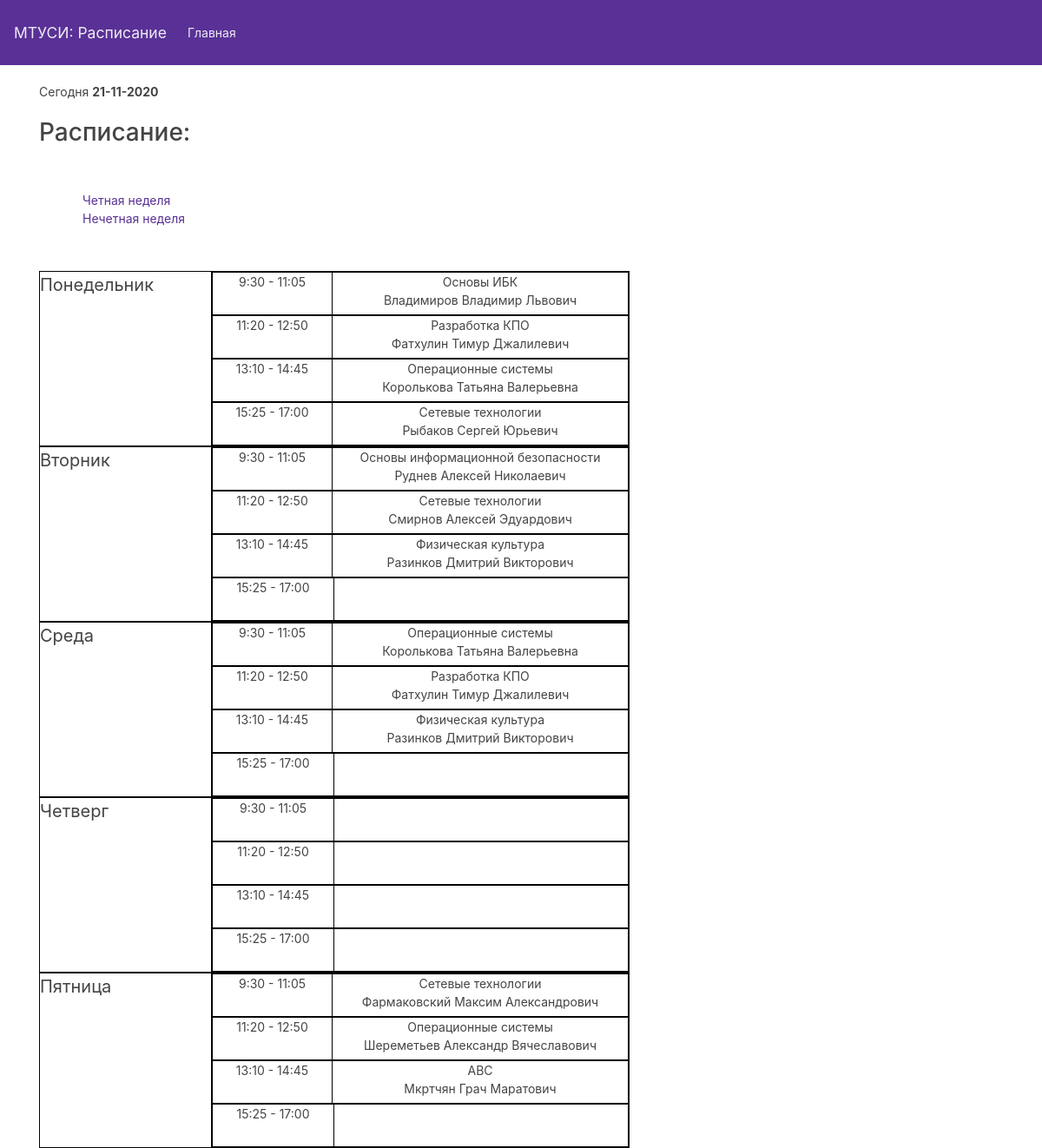
The page / on the database its author committed.
### Models/Subject.py (models this page shows)
class Subject(db.Model):
    __tablename__ = 'subject'
    id = db.Column(db.Integer, primary_key=True)
    subjects = db.Column(db.String(30), unique=True, nullable=False)

### Models/Lecturer.py (models this page shows)
class Lecturer(db.Model):
    __tablename__ = 'lecturer'
    id = db.Column(db.Integer, primary_key=True)
    lecturer = db.Column(db.String(30))

### Routes/Lecturers.py (the view)
@lecturers.route('/')
def index():
	today = datetime.date.today()
	days = ["Понедельник", "Вторник", "Среда", "Четверг", "Пятница"]
	trv = ['9:30 - 11:05','11:20 - 12:50','13:10 - 14:45','15:25 - 17:00']
	return render_template('index.html', curdate = today.strftime('%d-%m-%Y'), days = days, trvs = trv, lecturers=Lecturer.query.all(),subjects=Subject.query.all(),intervals=Interval.query.all(),groups=Group.query.all(),schedules=Schedule.query.all())

### templates/index.html (shortened to what this page needs)
<!DOCTYPE html>
<html lang="en">
<head>
    <link rel="stylesheet" type="text/css" href="/static/css/bootstrap.min.css">
</head>
<body>
    {% include "Nav.html" %}
    <div class="container">
        <div class="date">Сегодня <span class="todays">{{ curdate }}</span></div>
        <div class="table_content">
            <h2>Расписание:</h2>
                <div class="headd">
                <div>
                    <div><a href='#' class="chet">Четная неделя</a></div>
                    <div><a href='#' class="nechet">Нечетная неделя</a></div>
                </div>
                </div>
                {% for day in days %}
                        <div class="table-rows">
                        <div class="daydiv">{{ day }}</div>
                        <div class="flex-container">
                    {% for trv in trvs %}
                    <div class="kek">
                    <div class="time">{{ trv }}</div>
                        {% for schedule in schedules %}
                        {% if schedule.chetn == "Четная" %}
                        <div class="chet_ned show">
                            {% if schedule.day == day %}
                                    {% for interval in intervals %}
                                        {% if interval.id == schedule.interval_id and interval.interval == trv  %}
                                            <div class="subj_prep">
                                                <div class="subj">
                                                    {% for subject in subjects %}
                                                    {% if subject.id == schedule.subject_id %}
                                                        {{ subject.subjects }}
                                                    {% endif %}
                                                    {% endfor %}
                                                </div>
                                                <div>
                                                    {% for lecturer in lecturers %}
                                                    {% if lecturer.id == schedule.lecturer_id %}
                                                        {{ lecturer.lecturer }}
                                                    {% endif %}
                                                    {% endfor %}
                                                </div>
                                            </div>
                                        {% endif %}
                                    {% endfor %}
                            {% endif %}
                        </div>
                        {% endif %}
                        {% endfor %}
                    </div>
                        {% endfor %}
            </div>
                </div>
                {% endfor %}
        </div>
    </div>
</body>
</html>

### templates/Nav.html (shortened to what this page needs)
<nav class="navbar navbar-expand-lg navbar-dark bg-primary">
  <a class="navbar-brand" href="#">МТУСИ: Расписание</a>
  <div class="collapse navbar-collapse" id="navbarColor01">
    <ul class="navbar-nav mr-auto">
      <li class="nav-item active">
        <a class="nav-link" href="#">Главная <span class="sr-only">(current)</span></a>
      </li>
    </ul>
  </div>
</nav>

### templates/index.html (style rules this page uses)
.date { margin-top: 20px; margin-bottom: 20px; }
.todays { font-weight: bold; }
.flex-container { display: -webkit-flex; display: flex; flex-direction: column; }
.kek { display: -webkit-flex; display: flex; flex-direction: row; border: 1px solid black; height: 50px; width: 480px; }
.table-rows { display: -webkit-flex; display: flex; flex-direction: row; border: 1px solid black; width: 680px; }
.headd { margin: 50px; }
.daydiv { width: 200px; font-size: 20px; border-right: 1px solid black; }
.subj_prep { display: -webkit-flex; display: flex; flex-direction: column; align-self: center; width: 340px; text-align: center; }
.subj { text-align: center; }
.time { width: 140px; text-align: center; vertical-align: middle; border-right: 1px solid black; }

### rows shown on the page
Subject: subjects "Основы ИБК"
Lecturer: lecturer "Владимиров Владимир Львович"
Subject: subjects "Разработка КПО"
Lecturer: lecturer "Фатхулин Тимур Джалилевич"
Subject: subjects "Операционные системы"
Lecturer: lecturer "Королькова Татьяна Валерьевна"
Subject: subjects "Сетевые технологии"
Lecturer: lecturer "Рыбаков Сергей Юрьевич"
Subject: subjects "Основы информационной безопасности"
Lecturer: lecturer "Руднев Алексей Николаевич"
Lecturer: lecturer "Смирнов Алексей Эдуардович"
Subject: subjects "Физическая культура"
Lecturer: lecturer "Разинков Дмитрий Викторович"
Lecturer: lecturer "Фармаковский Максим Александрович"
Lecturer: lecturer "Шереметьев Александр Вячеславович"
Subject: subjects "АВС"
Lecturer: lecturer "Мкртчян Грач Маратович"

### other values the page prints
{{ day }} "Понедельник" "Вторник" "Среда" "Четверг" "Пятница"
{{ trv }} "9:30 - 11:05" "11:20 - 12:50" "13:10 - 14:45" "15:25 - 17:00" "9:30 - 11:05" "11:20 - 12:50" "13:10 - 14:45" "15:25 - 17:00" "9:30 - 11:05" "11:20 - 12:50" "13:10 - 14:45" "15:25 - 17:00" "9:30 - 11:05" "11:20 - 12:50" "13:10 - 14:45" "15:25 - 17:00" "9:30 - 11:05" "11:20 - 12:50" "13:10 - 14:45" "15:25 - 17:00"
